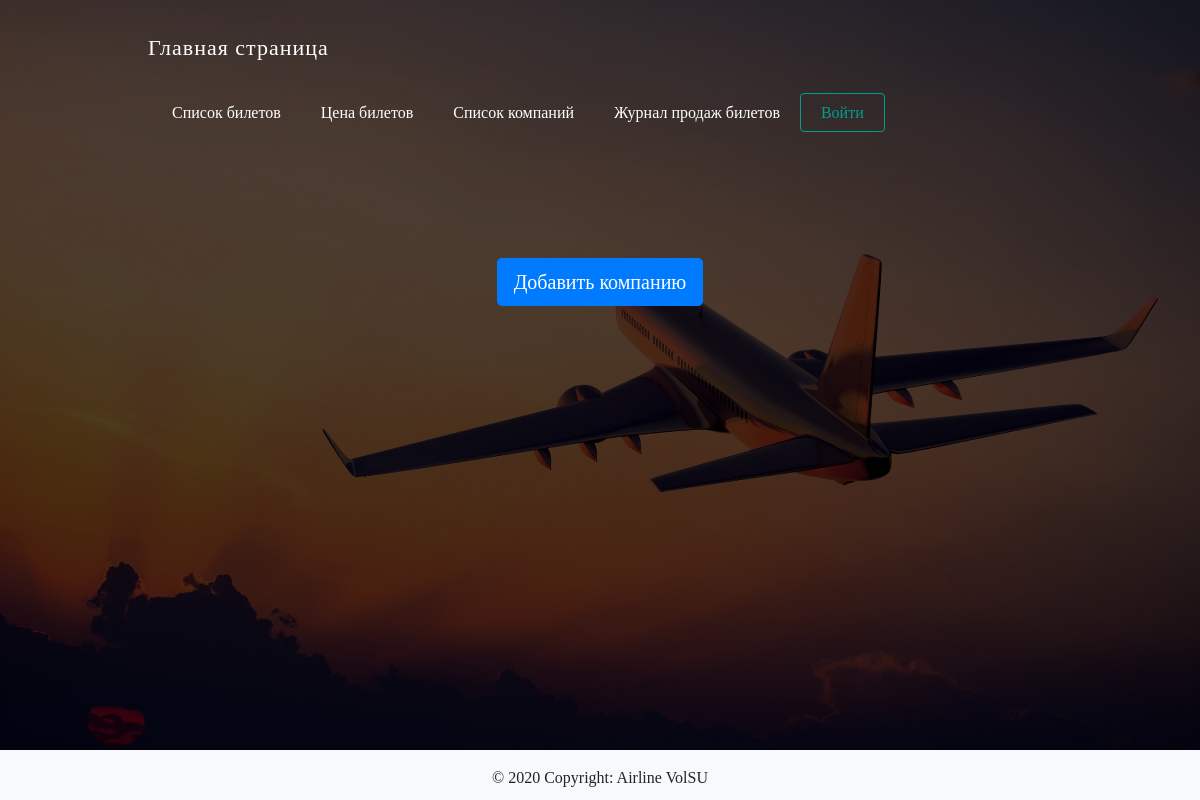
The app's page /list_company.php, older data.
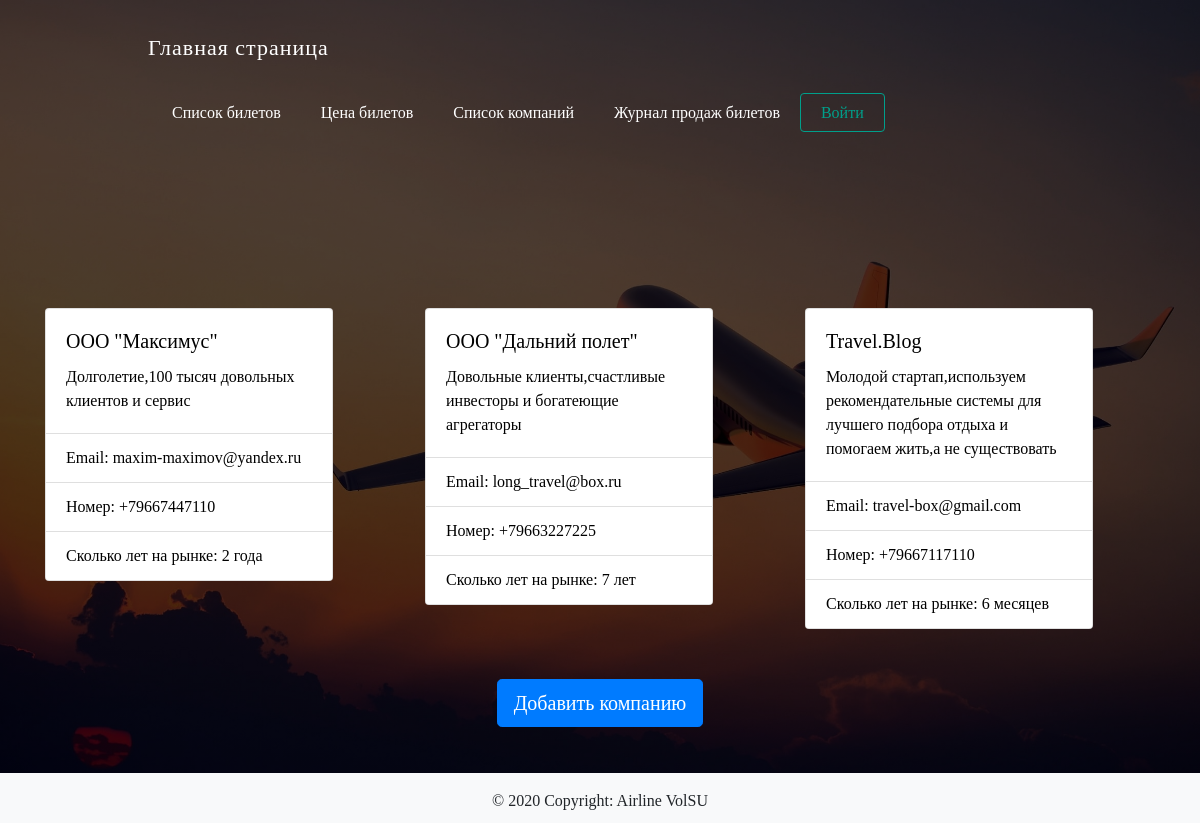
The same page, newer data.
### tables this page shows
CREATE TABLE `company` (
  `company_id` int(11) NOT NULL,
  `company_name` text NOT NULL,
  `company_email` text NOT NULL,
  `company_phone` text NOT NULL,
  `company_age` text NOT NULL,
  `company_info` mediumtext NOT NULL,
  PRIMARY KEY (`company_id`)
);

### list_company.php (the view, shortened to what this page needs)
<?php
include 'constants.php';
$dbc = mysqli_connect($host, $username_db, $password_db, $db_name);
$sql = "SELECT * FROM `company`";
$result = $dbc -> query($sql);
?>
<!DOCTYPE html>
<html lang="en">
<head>
    <?php include_once 'header.php'; ?>
</head>
<body>
<div class="wrapper">
    <?php include_once 'navbar.php'; ?>
    <div class="content">
        <div class="container">
            <div class="row">
                <?php
                foreach ($result as $item){
                    $company_name = $item['company_name'];
                    $company_email = $item['company_email'];
                    $company_phone = $item['company_phone'];
                    $company_age = $item['company_age'];
                    $company_info = $item['company_info'];
                    echo ("
                        <div class=\"col-lg-4 col-md-4 col-sm-12 list\">
                            <div class=\"card\" style=\"width: 18rem;\">
                                <div class=\"card-body\">
                                    <h5 class=\"card-title\">$company_name</h5>
                                    <p class=\"card-text\">$company_info</p>
                                </div>
                                <ul class=\"list-group list-group-flush\">
                                    <li class=\"list-group-item\">Email: $company_email</li>
                                    <li class=\"list-group-item\">Номер: $company_phone</li>
                                    <li class=\"list-group-item\">Сколько лет на рынке: $company_age</li>
                                </ul>
                            </div>
                        </div>
                        ");
                }
                ?>
            </div>
            <div class="text-center">
                <form action="form_company.php">
                    <button class="btn btn-primary btn-lg" type="submit">
                        Добавить компанию
                    </button>
                </form>
            </div>
            <br>
            <br>
        </div>
        <br>
        <br>
    </div>
    <?php include_once 'footer.php'; ?>
</div>
</body>
</html>

### header.php (shortened to what this page needs)
<link rel="stylesheet" href="https://stackpath.bootstrapcdn.com/bootstrap/4.5.2/css/bootstrap.min.css"
>
<link rel="stylesheet" href="style/style.css">
<link rel="stylesheet" href="https://maxcdn.bootstrapcdn.com/font-awesome/"

### navbar.php
<div class="navbar">
    <div class="main">
        <a href="index.php">Главная страница</a>
    </div>
    <div class="menu">
        <ul>
            <li><a href="list_tickets.php">Список билетов</a><li>
            <li><a href="price_tickets.php">Цена билетов</a><li>
            <li><a href="list_company.php">Список компаний</a><li>
            <li><a href="#">Журнал продаж билетов</a><li>
            <li><a href=<?php
                if(empty($_SESSION['username']))echo "login.php";
                else echo "personal_profile.php";
                ?>>
                    <?php
                    if(empty($_SESSION['username']))echo "Войти";
                    else echo "Личный кабинет";
                    ?>
                </a><li>
        </ul>
    </div>
</div>

### footer.php
<footer class="footer">
    <div class="footer-copyright text-center py-3">© 2020 Copyright: Airline VolSU</div>
</footer>

### style/style.css (style rules this page uses)
html, body { margin: 0; padding: 0; width: 100%; }
.container { margin-top:8%; }
body { width:100%; height: 100vh; background: linear-gradient( rgba(0, 0, 0, 0.7), rgba(0, 0, 0, 0.7) ),url(../images/fly.jpg); background-position: center; background-repeat: no-repeat; background-size: cover; display: table; font-family: Montserrat; }
.main { letter-spacing: 1px; float: left; font-size:22px; line-height: 80px; padding: 0 6em; color:white; text-decoration: none; }
.menu { float:right; line-height: 50px; margin: 0 6em; }
.main a { text-decoration: none; color: white; }
.menu ul { list-style:none; }
.menu ul li { display: inline-block; }
.menu ul li a { text-decoration: none; color: #fff; font-size: 16px; font-weight: lighter; padding: 0 20px; }
ul li:nth-child(9) a { color: #009f8b; border: 1px solid #009f8b; padding: 10px 20px; border-radius: 4px; }
.row { color: #000; }
.list { margin-top: 50px; margin-bottom: 50px; }
.row { margin-top:40px; }
.footer { position: absolute; left: 0; bottom: 0; width: 100%; background: #f8f9fa; flex: 0 0 auto; height: 50px; position: fixed; }

Row changes from the older to the newer data that the page shows:
added company: company_name "ООО \"Максимус\"", company_info "Долголетие,100 тысяч довольных клиентов и сервис", company_email "maxim-maximov@yandex.ru", company_phone "+79667447110", company_age "2 года"
added company: company_name "ООО \"Дальний полет\"", company_info "Довольные клиенты,счастливые инвесторы и богатеющие агрегаторы", company_email "long_travel@box.ru", company_phone "+79663227225", company_age "7 лет"
added company: company_name "Travel.Blog", company_info "Молодой стартап,используем рекомендательные системы для лучшего подбора отдыха и помогаем жить,а не существовать", company_email "travel-box@gmail.com", company_phone "+79667117110", company_age "6 месяцев"
